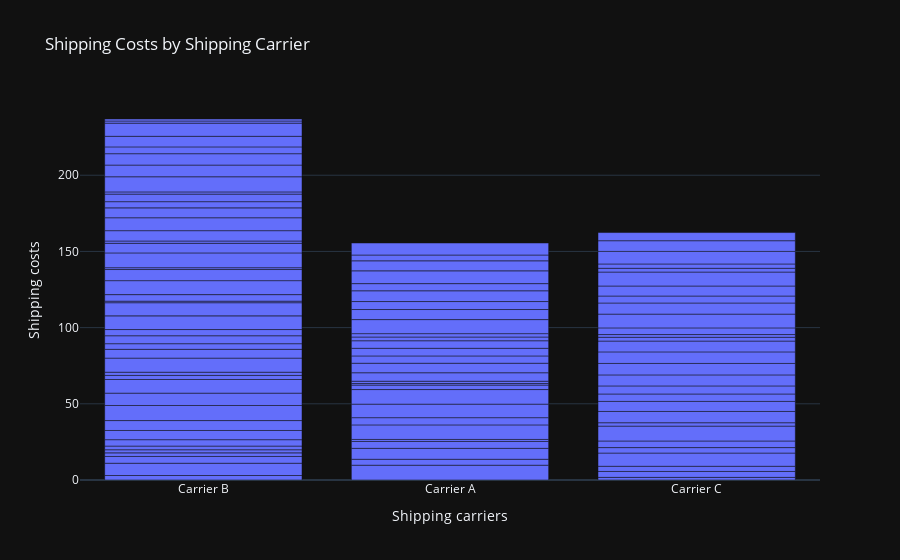

Notebook cell for this chart:
### Code cell
shipping_cost_chart = px.bar(data, x='Shipping carriers',
                              y='Shipping costs',
                              title='Shipping Costs by Shipping Carrier')
shipping_cost_chart.show()

### Figure 1 — Plotly figure (JSON) as saved in the notebook; plotly's stock layout.template omitted (floating-point values rounded to 4 significant figures)
{"data": [{"alignmentgroup": "True", "hovertemplate": "Shipping carriers=%{x}<br>Shipping costs=%{y}<extra></extra>", "legendgroup": "", "marker": {"color": "#636efa", "pattern": {"shape": ""}}, "name": "", "offsetgroup": "", "orientation": "v", "showlegend": false, "textposition": "auto", "type": "bar", "x": ["Carrier B", "Carrier A", "Carrier B", "Carrier C", "Carrier A", "Carrier B", "Carrier C", "Carrier B", "Carrier C", "Carrier A", "Carrier C", "Carrier A", "Carrier A", "Carrier A", "Carrier B", "Carrier B", "Carrier B", "Carrier C", "Carrier C", "Carrier A", "Carrier A", "Carrier B", "Carrier A", "Carrier A", "Carrier C", "Carrier C", "Carrier B", "Carrier C", "Carrier B", "Carrier B", "Carrier B", "Carrier B", "Carrier C", "Carrier C", "Carrier A", "Carrier C", "Carrier B", "Carrier A", "Carrier B", "Carrier A", "Carrier C", "Carrier B", "Carrier C", "Carrier B", "Carrier C", "Carrier B", "Carrier B", "Carrier B", "Carrier C", "Carrier C", "Carrier A", "Carrier A", "Carrier B", "Carrier B", "Carrier B", "Carrier A", "Carrier C", "Carrier B", "Carrier A", "Carrier B", "Carrier C", "Carrier C", "Carrier C", "Carrier A", "Carrier C", "Carrier C", "Carrier A", "Carrier C", "Carrier B", "Carrier B", "Carrier B", "Carrier A", "Carrier A", "Carrier B", "Carrier A", "Carrier C", "Carrier A", "Carrier B", "Carrier B", "Carrier B", "Carrier C", "Carrier B", "Carrier A", "Carrier B", "Carrier A", "Carrier C", "Carrier B", "Carrier A", "Carrier A", "Carrier B", "Carrier B", "Carrier B", "Carrier B", "Carrier C", "Carrier B", "Carrier B", "Carrier C", "Carrier A", "Carrier B", "Carrier B"], "xaxis": "x", "y": [2.957, 9.717, 8.054, 1.73, 3.891, 4.444, 3.881, 2.348, 3.405, 7.167, 8.673, 4.524, 1.325, 9.537, 2.04, 2.422, 4.191, 3.585, 4.339, 4.743, 8.878, 6.038, 9.568, 2.925, 9.741, 2.231, 6.508, 7.407, 9.898, 8.101, 8.955, 2.68, 6.599, 4.858, 1.019, 5.288, 2.108, 1.533, 9.236, 5.563, 7.23, 5.773, 7.526, 3.694, 7.577, 5.215, 4.071, 8.979, 7.096, 2.506, 6.248, 4.783, 8.631, 1.013, 4.305, 5.014, 1.774, 9.161, 4.938, 7.294, 4.381, 9.03, 7.292, 2.458, 4.585, 6.581, 2.216, 9.148, 1.194, 9.705, 6.316, 9.228, 6.6, 1.513, 5.238, 2.474, 7.055, 6.781, 8.467, 6.496, 2.833, 4.066, 4.708, 4.95, 8.382, 8.249, 1.454, 6.576, 3.801, 9.93, 7.674, 7.472, 4.47, 7.006, 6.943, 8.63, 5.353, 7.905, 1.41, 1.311], "yaxis": "y"}], "layout": {"barmode": "relative", "legend": {"tracegroupgap": 0}, "title": {"text": "Shipping Costs by Shipping Carrier"}, "xaxis": {"anchor": "y", "domain": [0, 1], "title": {"text": "Shipping carriers"}}, "yaxis": {"anchor": "x", "domain": [0, 1], "title": {"text": "Shipping costs"}}}}
